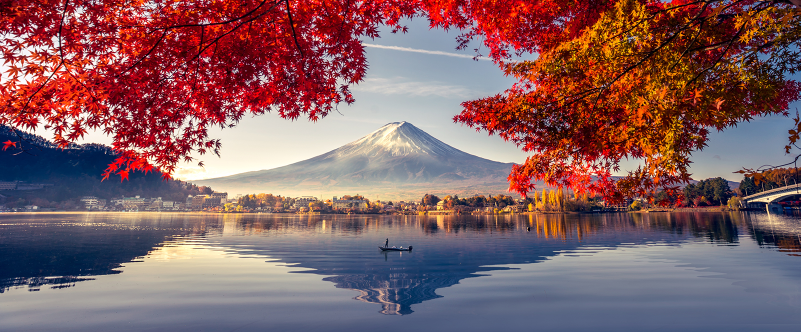
#> input picture Landscape.jpeg, 1601 x 664 px (shown at 1/2 size)
$ python resize.py
#> lines starting #> are read from the running program, lines starting #| are printed output that depends on the picture
import cv2
import matplotlib.pyplot as plit

image = cv2.imread("Landscape.jpeg", 1)
#> image is the input picture: shape (664, 1601, 3); mean B, G, R 98.4, 94.8, 131.9
# Loading the image

half = cv2.resize(image, (0, 0), fx = 0.1, fy = 0.1)
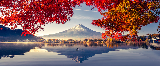
#> half: shape (66, 160, 3); mean B, G, R 98.7, 95.4, 132.7
bigger = cv2.resize(image, (1050, 1610))
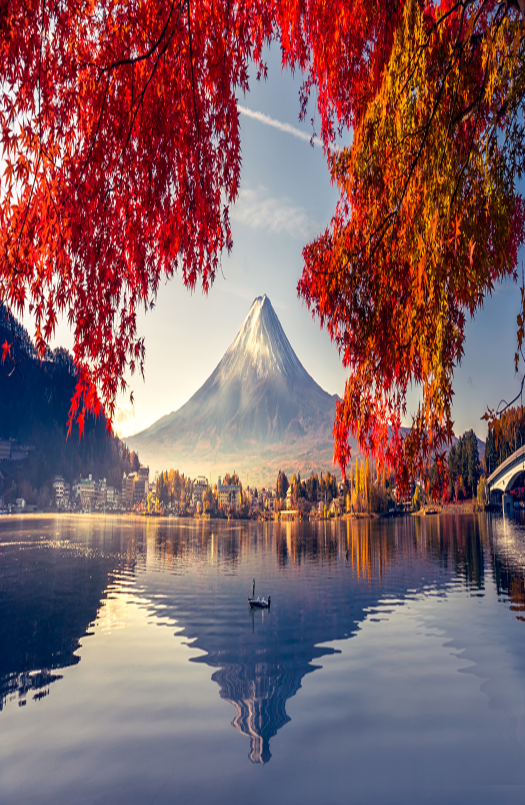
#> bigger: shape (1610, 1050, 3) (shown at 1/2 size); mean B, G, R 98.3, 94.7, 131.7

stretch_near = cv2.resize(image, (780, 540),
    interpolation = cv2.INTER_NEAREST)
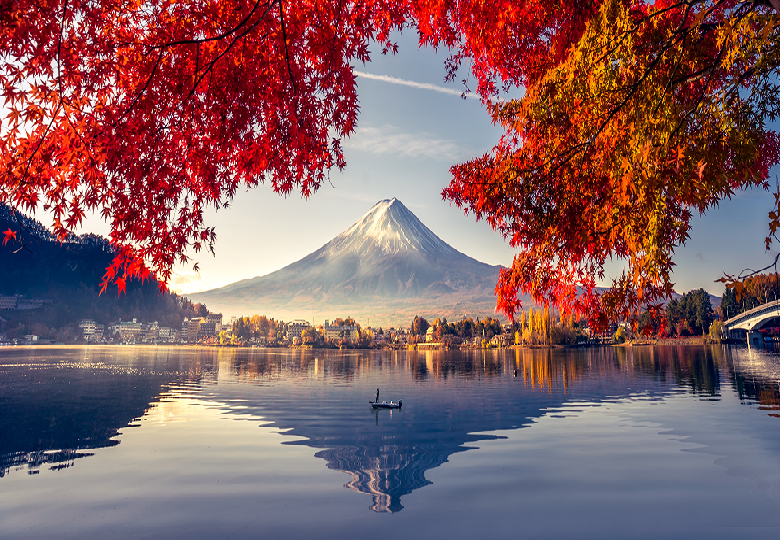
#> stretch_near: shape (540, 780, 3); mean B, G, R 98.3, 94.7, 131.9

Titles = ["Original", "Half", "Bigger", "Interpolation Nearest"]
images = [image, half, bigger, stretch_near]
count = 4

for i in range(count):
    plit.subplot(2, 2, i + 1)
    plit.title(Titles[i])
    plit.imshow(images[i])

plit.show()
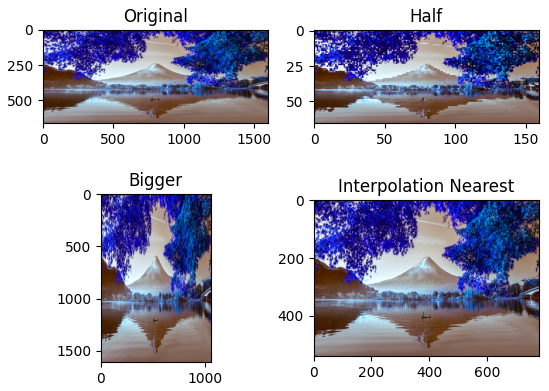
#> figure drawn by matplotlib, 4 panels; B, G, R data is drawn as R, G, B
